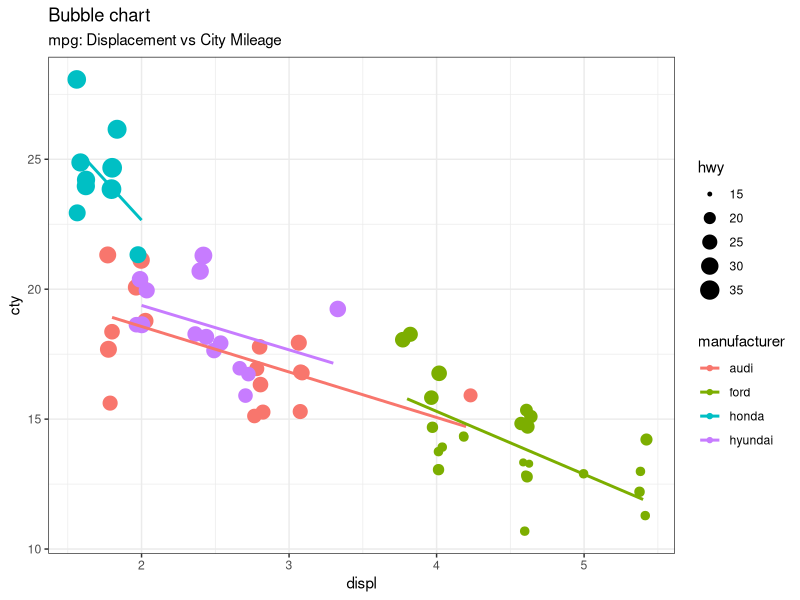

Write the R code that produced this figure.
## ---- chunk 1
bin_tbl <- function(df) {
  k <- knitr::kable(df, row.names = FALSE, booktabs = TRUE, linesep = "",
                    col.names = c("Script", "Role", "2.0?"))
  if (knitr::is_latex_output()) {
    k <- kableExtra::kable_styling(k, font_size = 9, latex_options = "scale_down")
    k <- kableExtra::column_spec(k, 1, width = "2.5cm")
    k <- kableExtra::column_spec(k, 2, width = "9.5cm")
    k <- kableExtra::column_spec(k, 3, width = "2.8cm")
  } else {
    k <- kableExtra::kable_styling(k, bootstrap_options = c("striped", "condensed"), full_width = TRUE)
  }
  k
}
## ---- chunk 2
df_boot <- data.frame(
  Script = c("galaaz-bootstrap", "galaaz-jruby", "galaaz_jruby_env.inc.sh", "install-tinytex"),
  Role = c(
    "WSL2 helper: Docker checks; optional TinyTeX or poppler for gKnit PDF.",
    "JRuby with repo lib/ on LOAD_PATH and required JVM flags (e.g. Arrow).",
    "Sourced by bash wrappers; sets GALAAZ_REQUIRED_JRUBY_J_ARGS.",
    "Install TinyTeX for PDF output."
  ),
  X2 = c("Yes*", "Yes", "Yes†", "Yes"),
  stringsAsFactors = FALSE
)
bin_tbl(df_boot)
## ---- chunk 3
df_ix <- data.frame(
  Script = c("gstudio", "run_example", "galaaz"),
  Role = c(
    "IRB or Pry with Galaaz preloaded (JRuby + JVM flags).",
    "Run one Ruby file using the same JRuby/JVM setup as tests.",
    "Forward arguments to rake (needs rake; usually JRuby)."
  ),
  X2 = c("Yes", "Yes", "Yes"),
  stringsAsFactors = FALSE
)
bin_tbl(df_ix)
## ---- chunk 4
df_gk <- data.frame(
  Script = c("gknit", "gknit-draft", "gknit-draft.rb", "gknit_Rscript"),
  Role = c(
    "Knit .Rmd via JRuby and R Markdown render.",
    "Drafts from rticles-style templates; wrapper still uses legacy polyglot ruby.",
    "Ruby entry: GKnit.draft (use with JRuby + LOAD_PATH).",
    "Polyglot Rscript launcher; hard-coded LOAD_PATH sample."
  ),
  X2 = c("Yes", "Legacy", "JRuby", "No"),
  stringsAsFactors = FALSE
)
bin_tbl(df_gk)
## ---- chunk 5
df_ts <- data.frame(
  Script = c("run_rspec", "run_all_rspec", "run_slow_rspec", "run_old_rspec", "run_rspec_subset"),
  Role = c(
    "Top-level specs/*_spec.rb with spec_helper (see docs/testing.md).",
    "Compile ext/new_bridge; run specs/ and new_bridge_specs/ together.",
    "Suites under slow-specs/ (read script header for spec_helper).",
    "Legacy suites under old_specs/.",
    "Numbered subset 1–18 (Documentation/Spec_Subsets.md)."
  ),
  X2 = c("Yes", "Yes", "Yes", "Yes", "Yes"),
  stringsAsFactors = FALSE
)
bin_tbl(df_ts)
## ---- chunk 6
df_ot <- data.frame(
  Script = c("grun", "gstudio_irb.rb / gstudio_pry.rb"),
  Role = c(
    "Graal-era launcher: polyglot ruby with --jvm. Use galaaz-jruby -S instead.",
    "Loaded by gstudio; not meant to be run standalone."
  ),
  X2 = c("No", "Yes"),
  stringsAsFactors = FALSE
)
bin_tbl(df_ot)
## ---- chunk 7
vec <- c(1, 2, 3)
print(vec)
## ---- chunk 8
vec2 <- c(10, 20, 30)
vec3 <- vec * vec2
print(vec3)     
## ---- chunk 9
r_vec <- c(1, 2, 3, 4, 5)

reduce_sum <- function(...) {
  Reduce(sum, as.list(...))
}
## ---- chunk 10
print(r_vec)
print(reduce_sum(r_vec))
## ---- chunk 11
# load package and data
library(ggplot2)
data(mpg, package="ggplot2")

mpg_select <- mpg[mpg$manufacturer %in% c("audi", "ford", "honda", "hyundai"), ]

# Scatterplot
theme_set(theme_bw())  # pre-set the bw theme.
g <- ggplot(mpg_select, aes(displ, cty)) + 
  labs(subtitle="mpg: Displacement vs City Mileage",
       title="Bubble chart")

g + geom_jitter(aes(col=manufacturer, size=hwy)) + 
  geom_smooth(aes(col=manufacturer), method="lm", se=F)
## ---- chunk 12
library(dplyr)
set.seed(123)

df <- data.frame(
  g1 = c(1, 1, 2, 2, 2),
  g2 = c(1, 2, 1, 2, 1),
  a = sample(5),
  b = sample(5)
)

as.data.frame(df) 

d2 <- df %>%
  group_by(g1) %>%
  summarise(a = mean(a))
	       
as.data.frame(d2)	       

d2 <- df %>%
  group_by(g2) %>%
  summarise(a = mean(a))
	       
as.data.frame(d2)	       
## ---- chunk 13
my_summarise <- function(df, group_var) {
  df %>%
    group_by(group_var) %>%
    summarise(a = mean(a))
}

# my_summarise(df, g1)
#> Error: Column `group_var` is unknown
## ---- chunk 14
library(dplyr)
grouped_mean <- function(data, grouping_variables, value_variables) {
  data %>%
    group_by_at(grouping_variables) %>%
    mutate(count = n()) %>%
    summarise_at(c(value_variables, "count"), mean, na.rm = TRUE) %>%
    rename_at(value_variables, funs(paste0("mean_", .)))
    }

gm = starwars %>% 
   grouped_mean("eye_color", c("mass", "birth_year"))

as.data.frame(gm)   
